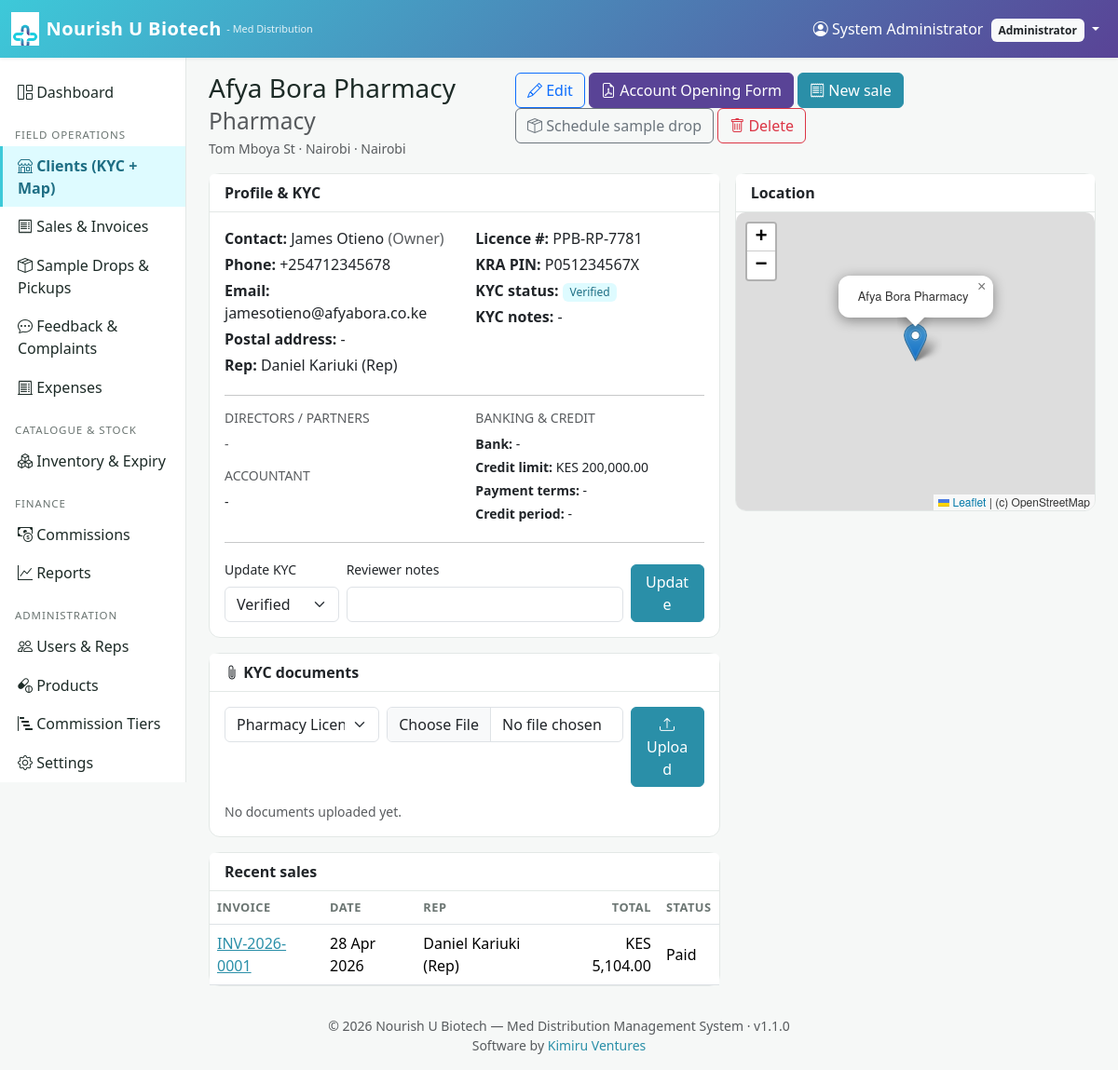
Screenshot of /clients/view.php?id=1 (signed in) with the database file from the repository.
### tables this page shows
CREATE TABLE clients (
    id              INT UNSIGNED  AUTO_INCREMENT PRIMARY KEY,
    name            VARCHAR(200)  NOT NULL,
    type            ENUM('pharmacy','clinic','hospital','wholesaler','other') NOT NULL DEFAULT 'pharmacy',
    license_no      VARCHAR(80)   NULL,
    kra_pin         VARCHAR(40)   NULL,
    contact_person  VARCHAR(160)  NULL,
    contact_role    VARCHAR(80)   NULL,
    phone           VARCHAR(40)   NULL,
    email           VARCHAR(160)  NULL,
    address          VARCHAR(255)  NULL,
    postal_address   VARCHAR(255)  NULL,
    region           VARCHAR(80)   NULL,
    city             VARCHAR(80)   NULL,
    lat              DECIMAL(10,7) NULL,
    lng              DECIMAL(10,7) NULL,
    kyc_status       ENUM('pending','verified','rejected') NOT NULL DEFAULT 'pending',
    kyc_notes        TEXT          NULL,
    rep_id           INT UNSIGNED  NULL COMMENT 'Primary rep assigned',
    credit_limit     DECIMAL(14,2) NOT NULL DEFAULT 0,
     
    directors          TEXT         NULL COMMENT 'One name per line',
    accountant_name    VARCHAR(160) NULL,
    accountant_phone   VARCHAR(40)  NULL,
    bank_name          VARCHAR(80)  NULL,
    bank_branch        VARCHAR(80)  NULL,
    payment_terms      VARCHAR(120) NULL,
    credit_period_days INT          NULL,
    trade_ref_1        TEXT         NULL,
    trade_ref_2        TEXT         NULL,
    trade_ref_3        TEXT         NULL,
    signed_name        VARCHAR(160) NULL,
    signed_position    VARCHAR(80)  NULL,
    signed_at          DATE         NULL,
    notes              TEXT         NULL,
    created_at      DATETIME      NOT NULL DEFAULT CURRENT_TIMESTAMP,
    updated_at      DATETIME      NOT NULL DEFAULT CURRENT_TIMESTAMP
                                  ON UPDATE CURRENT_TIMESTAMP,
    CONSTRAINT fk_clients_rep
        FOREIGN KEY (rep_id) REFERENCES users(id) ON DELETE SET NULL,
    INDEX idx_clients_kyc (kyc_status),
    INDEX idx_clients_rep (rep_id),
    deleted_at    DATETIME      NULL,
    deleted_by    INT UNSIGNED  NULL,
    delete_reason VARCHAR(255)  NULL
);

CREATE TABLE users (
    id            INT UNSIGNED   AUTO_INCREMENT PRIMARY KEY,
    name          VARCHAR(120)   NOT NULL,
    email         VARCHAR(160)   NOT NULL UNIQUE,
    phone         VARCHAR(40)    NULL,
    password_hash VARCHAR(255)   NOT NULL,
    role          ENUM('admin','rep','accountant') NOT NULL,
    status        ENUM('active','suspended')        NOT NULL DEFAULT 'active',
    last_login_at DATETIME       NULL,
    created_at    DATETIME       NOT NULL DEFAULT CURRENT_TIMESTAMP,
    updated_at    DATETIME       NOT NULL DEFAULT CURRENT_TIMESTAMP
                                ON UPDATE CURRENT_TIMESTAMP,
    INDEX idx_users_role (role),
    deleted_at    DATETIME      NULL,
    deleted_by    INT UNSIGNED  NULL,
    delete_reason VARCHAR(255)  NULL
);

CREATE TABLE sales (
    id              INT UNSIGNED  AUTO_INCREMENT PRIMARY KEY,
    invoice_no      VARCHAR(40)   NOT NULL UNIQUE,
    client_id       INT UNSIGNED  NOT NULL,
    rep_id          INT UNSIGNED  NOT NULL,
    sale_date       DATE          NOT NULL,
    subtotal        DECIMAL(14,2) NOT NULL DEFAULT 0,
    tax_pct         DECIMAL(5,2)  NOT NULL DEFAULT 0,
    tax_amount      DECIMAL(14,2) NOT NULL DEFAULT 0,
    discount        DECIMAL(14,2) NOT NULL DEFAULT 0,
    total           DECIMAL(14,2) NOT NULL DEFAULT 0,
    payment_status  ENUM('unpaid','partial','paid') NOT NULL DEFAULT 'unpaid',
    paid_amount     DECIMAL(14,2) NOT NULL DEFAULT 0,
    payment_method  VARCHAR(40)   NULL,
    notes           TEXT          NULL,
    created_at      DATETIME      NOT NULL DEFAULT CURRENT_TIMESTAMP,
    updated_at      DATETIME      NOT NULL DEFAULT CURRENT_TIMESTAMP
                                  ON UPDATE CURRENT_TIMESTAMP,
    CONSTRAINT fk_sales_client FOREIGN KEY (client_id) REFERENCES clients(id),
    CONSTRAINT fk_sales_rep    FOREIGN KEY (rep_id)    REFERENCES users(id),
    INDEX idx_sales_date (sale_date),
    INDEX idx_sales_rep  (rep_id),
    INDEX idx_sales_pay  (payment_status),
    deleted_at    DATETIME      NULL,
    deleted_by    INT UNSIGNED  NULL,
    delete_reason VARCHAR(255)  NULL
);

### includes/functions.php (called while the page is built, shortened)
<?php
function e(?string $s): string {
    return htmlspecialchars($s ?? '', ENT_QUOTES | ENT_SUBSTITUTE, 'UTF-8');
}
function get(string $key, $default = null) {
    return $_GET[$key] ?? $default;
}
function money($v): string {
    return APP_CURRENCY . ' ' . number_format((float)$v, 2);
}
function fdate(?string $d, string $fmt = 'd M Y'): string {
    return date($fmt, strtotime($d));
}
function url(string $path = ''): string {
    return BASE_URL . '/' . ltrim($path, '/');
}

### includes/auth.php (called while the page is built, shortened)
<?php
function current_user(): ?array {
    return $_SESSION['user'] ?? null;
}

### clients/view.php (the view, shortened to what this page needs)
<?php
require_once __DIR__ . '/../config/config.php';
$id = (int)get('id');
$stmt = $pdo->prepare("SELECT c.*, u.name AS rep_name FROM clients c
                       LEFT JOIN users u ON u.id = c.rep_id WHERE c.id=?");
$stmt->execute([$id]);
$c = $stmt->fetch();
$docs = $pdo->prepare("SELECT * FROM client_documents WHERE client_id=? ORDER BY uploaded_at DESC");
$docs->execute([$id]); $docs = $docs->fetchAll();
$sales = $pdo->prepare("SELECT s.*, u.name AS rep
                          FROM sales s JOIN users u ON u.id = s.rep_id
                         WHERE s.client_id=? ORDER BY s.sale_date DESC LIMIT 10");
$sales->execute([$id]); $sales = $sales->fetchAll();
require __DIR__ . '/../includes/header.php';
?>
<div class="d-flex justify-content-between align-items-start mb-3">
  <div>
    <h3 class="mb-1"><?= e($c['name']) ?>
      <small class="text-muted small"><?= e(ucfirst($c['type'])) ?></small></h3>
    <div class="text-muted small">
      <?= e($c['address']) ?><?= $c['city'] ? ' &middot; ' . e($c['city']) : '' ?>
      <?= $c['region'] ? ' &middot; ' . e($c['region']) : '' ?>
    </div>
  </div>
  <div>
    <a class="btn btn-outline-primary" href="<?= url('clients/edit.php?id=' . $id) ?>"><i class="bi bi-pencil"></i> Edit</a>
    <a class="btn btn-purple" href="<?= url('clients/kyc_pdf.php?id=' . $id) ?>" target="_blank">
      <i class="bi bi-file-earmark-pdf"></i> Account Opening Form</a>
    <a class="btn btn-primary" href="<?= url('sales/add.php?client_id=' . $id) ?>"><i class="bi bi-receipt"></i> New sale</a>
    <a class="btn btn-outline-secondary" href="<?= url('samples/add.php?client_id=' . $id) ?>"><i class="bi bi-box-seam"></i> Schedule sample drop</a>
    <?php if ($u['role']==='admin' && empty($c['deleted_at'])): ?>
      <button class="btn btn-outline-danger" onclick="sdConfirm(<?= (int)$c['id'] ?>)"><i class="bi bi-trash"></i> Delete</button>
    <?php endif; ?>
  </div>
</div>
<div class="row g-3">
  <div class="col-lg-7">
    <div class="card mb-3">
      <div class="card-header">Profile &amp; KYC</div>
      <div class="card-body">
        <div class="row">
          <div class="col-md-6">
            <p class="mb-1"><strong>Contact:</strong> <?= e($c['contact_person'] ?: '-') ?>
              <?php if ($c['contact_role']): ?> <span class="text-muted">(<?= e($c['contact_role']) ?>)</span><?php endif; ?></p>
            <p class="mb-1"><strong>Phone:</strong> <?= e($c['phone']) ?></p>
            <p class="mb-1"><strong>Email:</strong> <?= e($c['email']) ?></p>
            <p class="mb-1"><strong>Postal address:</strong> <?= e($c['postal_address'] ?? '') ?: '-' ?></p>
            <p class="mb-1"><strong>Rep:</strong> <?= e($c['rep_name'] ?: '-') ?></p>
          </div>
          <div class="col-md-6">
            <p class="mb-1"><strong>Licence #:</strong> <?= e($c['license_no'] ?: '-') ?></p>
            <p class="mb-1"><strong>KRA PIN:</strong> <?= e($c['kra_pin'] ?: '-') ?></p>
            <p class="mb-1"><strong>KYC status:</strong>
              <?php $cls = ['pending'=>'badge-warning','verified'=>'badge-soft','rejected'=>'badge-danger'][$c['kyc_status']]; ?>
              <span class="badge <?= $cls ?>"><?= e(ucfirst($c['kyc_status'])) ?></span></p>
            <p class="mb-1"><strong>KYC notes:</strong> <?= e($c['kyc_notes'] ?: '-') ?></p>
          </div>
        </div>
        <hr class="my-3">
        <div class="row">
          <div class="col-md-6">
            <h6 class="text-muted small text-uppercase">Directors / partners</h6>
            <p class="small"><?= nl2br(e($c['directors'] ?? '')) ?: '<span class="text-muted">-</span>' ?></p>
            <h6 class="text-muted small text-uppercase mt-2">Accountant</h6>
            <p class="mb-1 small"><?= e($c['accountant_name'] ?? '') ?: '-' ?>
              <?php if (!empty($c['accountant_phone'])): ?> &middot; <?= e($c['accountant_phone']) ?><?php endif; ?></p>
          </div>
          <div class="col-md-6">
            <h6 class="text-muted small text-uppercase">Banking &amp; credit</h6>
            <p class="mb-1 small"><strong>Bank:</strong> <?= e($c['bank_name'] ?? '') ?: '-' ?>
              <?php if (!empty($c['bank_branch'])): ?> (<?= e($c['bank_branch']) ?>)<?php endif; ?></p>
            <p class="mb-1 small"><strong>Credit limit:</strong> <?= money($c['credit_limit']) ?></p>
            <p class="mb-1 small"><strong>Payment terms:</strong> <?= e($c['payment_terms'] ?? '') ?: '-' ?></p>
            <p class="mb-1 small"><strong>Credit period:</strong>
              <?= isset($c['credit_period_days']) && $c['credit_period_days']!==null
                  ? (int)$c['credit_period_days'] . ' days' : '-' ?></p>
          </div>
        </div>
        <?php if ($u['role'] === 'admin'): ?>
        <hr>
        <form method="post" class="row g-2 align-items-end">
          <div class="col-md-3">
            <label class="form-label small">Update KYC</label>
            <select class="form-select" name="kyc_status">
              <?php foreach (['pending','verified','rejected'] as $k): ?>
                <option value="<?= $k ?>" <?= $c['kyc_status']===$k?'selected':'' ?>><?= ucfirst($k) ?></option>
              <?php endforeach; ?>
            </select>
          </div>
          <div class="col-md-7">
            <label class="form-label small">Reviewer notes</label>
            <input class="form-control" name="kyc_notes" value="<?= e($c['kyc_notes']) ?>">
          </div>
          <div class="col-md-2"><button class="btn btn-primary w-100">Update</button></div>
        </form>
        <?php endif; ?>
      </div>
    </div>
    <div class="card mb-3">
      <div class="card-header"><i class="bi bi-paperclip"></i> KYC documents</div>
      <div class="card-body">
        <form method="post" enctype="multipart/form-data" class="row g-2 mb-3">
          <div class="col-md-4">
            <select class="form-select" name="doc_type">
              <option>Pharmacy License</option>
            </select>
          </div>
          <div class="col-md-6"><input type="file" class="form-control" name="doc" required></div>
          <div class="col-md-2"><button class="btn btn-primary w-100"><i class="bi bi-upload"></i> Upload</button></div>
        </form>
        <?php if (!$docs): ?>
          <div class="text-muted small">No documents uploaded yet.</div>
        <?php endif; ?>
      </div>
    </div>
    <div class="card">
      <div class="card-header">Recent sales</div>
      <div class="table-responsive">
      <table class="table table-clean mb-0">
        <thead><tr><th>Invoice</th><th>Date</th><th>Rep</th><th class="text-end">Total</th><th>Status</th></tr></thead>
        <tbody>
          <?php if (!$sales): ?>
            <tr><td colspan="5" class="text-center text-muted py-3">No sales yet.</td></tr>
          <?php else: foreach ($sales as $s): ?>
            <tr>
              <td><a href="<?= url('sales/view.php?id=' . (int)$s['id']) ?>"><?= e($s['invoice_no']) ?></a></td>
              <td><?= e(fdate($s['sale_date'])) ?></td>
              <td><?= e($s['rep']) ?></td>
              <td class="text-end"><?= money($s['total']) ?></td>
              <td><?= e(ucfirst($s['payment_status'])) ?></td>
            </tr>
          <?php endforeach; endif; ?>
        </tbody>
      </table>
      </div>
    </div>
  </div>
  <div class="col-lg-5">
    <div class="card">
      <div class="card-header">Location</div>
      <?php if ($c['lat'] && $c['lng']): ?>
        <div id="map"></div>
      <?php else: ?>
        <div class="card-body text-muted small">No GPS location set yet. Click <a href="<?= url('clients/edit.php?id=' . $id) ?>">Edit</a> to add one.</div>
      <?php endif; ?>
    </div>
  </div>
</div>
<?php if ($c['lat'] && $c['lng']): ?>
<link rel="stylesheet" href="https://unpkg.com/leaflet@1.9.4/dist/leaflet.css">
<?php endif; ?>
<?php require __DIR__ . '/../includes/footer.php'; ?>

### assets/css/style.css (style rules this page uses)
:root { --nu-primary: #2a8fa8; --nu-primary-d: #1e6e84; --nu-cyan: #3dc9d9; --nu-purple: #594396; --nu-purple-d: #3f2f6c; --nu-accent: #f4a300; --nu-bg: #f6f8f7; --nu-text: #1d2b27; --nu-muted: #6b7572; --nu-card: #ffffff; --nu-border: #e3e8e6; --nu-grad: linear-gradient(135deg, var(--nu-cyan) 0%, var(--nu-purple) 100%); }
body { background: var(--nu-bg); color: var(--nu-text); font-family: 'Segoe UI', Roboto, system-ui, sans-serif; }
.btn-primary { background: var(--nu-primary); border-color: var(--nu-primary); }
.btn-purple { background: var(--nu-purple); border-color: var(--nu-purple); color: #fff; }
a { color: var(--nu-primary); }
.card { border: 1px solid var(--nu-border); border-radius: 12px; }
.card .card-header { background: #fff; border-bottom: 1px solid var(--nu-border); font-weight: 600; }
.badge-soft { background:#defbff; color:var(--nu-primary-d); font-weight:500; }
table.table-clean th { font-size: .8rem; color: var(--nu-muted); text-transform: uppercase; letter-spacing: .04em; }
table.table-clean td { vertical-align: middle; }
#map { height: 320px; border-radius: 10px; }
.table-responsive { -webkit-overflow-scrolling: touch; }

### rows the page displays
clients: name "Afya Bora Pharmacy", type "Pharmacy", address "Tom Mboya St", city "Nairobi", region "Nairobi", contact_person "James Otieno", contact_role "Owner", phone "+254712345678", email "jamesotieno@afyabora.co.ke", postal_address "-", rep.name "Daniel Kariuki (Rep)", license_no "PPB-RP-7781", kra_pin "P051234567X", kyc_status "Verified", kyc_notes "-", directors "-", accountant_name "-", bank_name "-", credit_limit "KES 200,000.00", payment_terms "-"
sales: invoice_no "INV-2026-0001", sale_date "28 Apr 2026", rep.name "Daniel Kariuki (Rep)", total "KES 5,104.00", payment_status "Paid"

### other values shown
$u['name'] "System Administrator"
role_label($u['role']) "Administrator"
APP_NAME "Nourish U Biotech"
APP_TAGLINE "Med Distribution Management System"
APP_VERSION "1.1.0"
